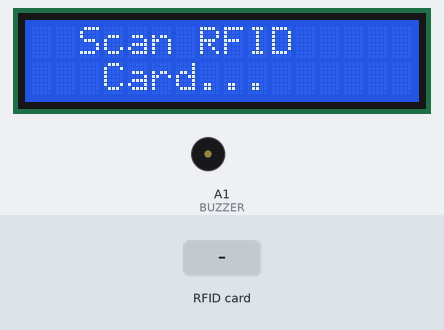
Simulated run of this sketch. Board: Arduino Uno, built with avr-gcc and run on an emulated ATmega328P. Shown: 16×2 character LCD, buzzer (waves = sounding, pin HIGH). The inputs (shaded band) are chosen by the test bench. Pins used as bus, display or sensor lines are not drawn; what the sketch prints to the serial monitor is not drawn.

Above: at 1.3 s.
1.4 s: RFID card 5E 7A 19 C4 held to the reader
At 1.59 s:
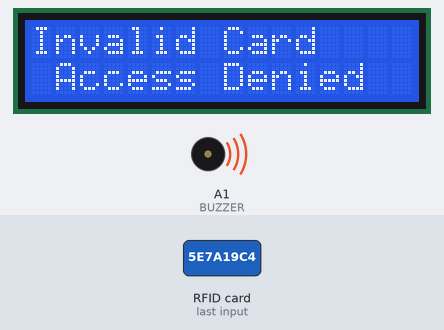
At 3.1 s:
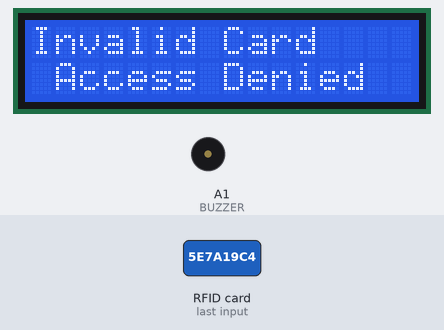
4.4 s: RFID card AB 8A 6D 05 held to the reader
At 5.1 s:
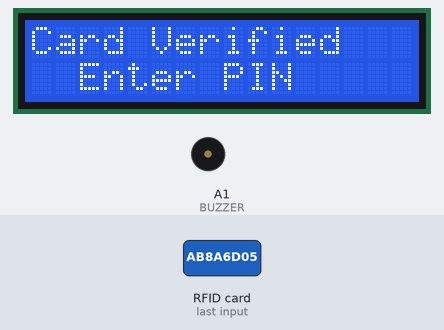
Timing chart, 0 to 7.4 s (numbered marks = the images above; inputs shaded):
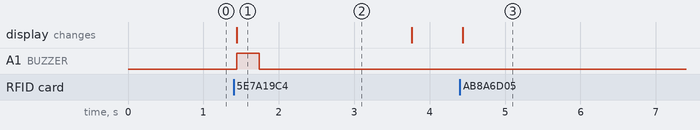

The sketch:

RFID_Keypad_LCD_Smart_Lock.ino
```cpp
#include <SPI.h>
#include <MFRC522.h>
#include <Keypad.h>
#include <Wire.h>
#include <LiquidCrystal_I2C.h>

#define SS_PIN 10
#define RST_PIN 9
#define BUZZER A1

MFRC522 rfid(SS_PIN, RST_PIN);

// Change 0x27 to 0x3F if required
LiquidCrystal_I2C lcd(0x27,16,2);

//---------------- RFID ----------------

String validCard1 = "AB8A6D05";   // Replace with your UID
String validCard2 = "12345678";   // Replace with your UID

//---------------- PIN -----------------

String correctPIN = "1234";
String enteredPIN = "";

bool cardVerified = false;

//--------------- Keypad ----------------

const byte ROWS = 4;
const byte COLS = 4;

char keys[ROWS][COLS] =
{
  {'1','2','3','A'},
  {'4','5','6','B'},
  {'7','8','9','C'},
  {'*','0','#','D'}
};

byte rowPins[ROWS] = {8,7,6,5};
byte colPins[COLS] = {4,3,2,A0};

Keypad keypad = Keypad(makeKeymap(keys),rowPins,colPins,ROWS,COLS);

//--------------------------------------

void setup()
{
  Serial.begin(9600);

  SPI.begin();
  rfid.PCD_Init();

  pinMode(BUZZER,OUTPUT);
  digitalWrite(BUZZER,LOW);

  lcd.init();
  lcd.backlight();

  showScanCard();
}

void loop()
{
  if(!cardVerified)
  {
    scanRFID();
  }
  else
  {
    readPIN();
  }
}

//--------------------------------------

void showScanCard()
{
  enteredPIN="";

  lcd.clear();

  lcd.setCursor(2,0);
  lcd.print("Scan RFID");

  lcd.setCursor(3,1);
  lcd.print("Card...");
}

//--------------------------------------

void scanRFID()
{
  if(!rfid.PICC_IsNewCardPresent())
    return;

  if(!rfid.PICC_ReadCardSerial())
    return;

  String uid="";

  for(byte i=0;i<rfid.uid.size;i++)
  {
    if(rfid.uid.uidByte[i]<0x10)
      uid+="0";

    uid+=String(rfid.uid.uidByte[i],HEX);
  }

  uid.toUpperCase();

  Serial.print("UID: ");
  Serial.println(uid);

  if(uid==validCard1 || uid==validCard2)
  {
    cardVerified=true;

    lcd.clear();

    lcd.setCursor(0,0);
    lcd.print("Card Verified");

    lcd.setCursor(2,1);
    lcd.print("Enter PIN");

    delay(1000);
  }
  else
  {
    lcd.clear();

    lcd.setCursor(0,0);
    lcd.print("Invalid Card");

    lcd.setCursor(1,1);
    lcd.print("Access Denied");

    beep();

    delay(2000);

    showScanCard();
  }

  rfid.PICC_HaltA();
  rfid.PCD_StopCrypto1();
}

//--------------------------------------

void readPIN()
{
  char key=keypad.getKey();

  if(key && isDigit(key))
  {
    enteredPIN+=key;

    lcd.clear();

    lcd.setCursor(2,0);
    lcd.print("Enter PIN");

    lcd.setCursor(6,1);

    for(int i=0;i<enteredPIN.length();i++)
      lcd.print("*");

    if(enteredPIN.length()==4)
    {
      delay(300);

      if(enteredPIN==correctPIN)
      {
        accessGranted();
      }
      else
      {
        wrongPIN();
      }

      cardVerified=false;
      enteredPIN="";

      delay(2000);

      showScanCard();
    }
  }
}
//------------------------------------------------
// Access Granted
//------------------------------------------------

void accessGranted()
{
  Serial.println("Access Granted");

  lcd.clear();

  lcd.setCursor(0,0);
  lcd.print("Access Granted");

  lcd.setCursor(1,1);
  lcd.print("Door Unlocked");

  delay(3000);
}

//------------------------------------------------
// Wrong PIN
//------------------------------------------------

void wrongPIN()
{
  Serial.println("Wrong PIN");

  lcd.clear();

  lcd.setCursor(3,0);
  lcd.print("Wrong PIN");

  lcd.setCursor(3,1);
  lcd.print("Try Again");

  beep();

  delay(2000);
}

//------------------------------------------------
// Buzzer
//------------------------------------------------

void beep()
{
  digitalWrite(BUZZER, HIGH);
  delay(300);
  digitalWrite(BUZZER, LOW);
}
```

Measured:
- after the input at 1.4 s, A1 (BUZZER): LOW → HIGH at once, → LOW 0.30 s later; the display: changes at once (image 1)
- after the input at 4.4 s, the display: changes at once (image 3)
- what the display in image 1 shows lasts 2.4 s, from 1.4 s to 3.8 s
